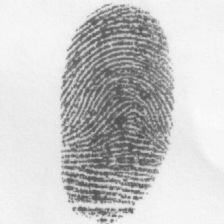
#> input picture data/split/train/FAMILY-10/CHILD/FM010_C4.png, 224 x 224 px; its folder holds only this picture in this run
$ python generate_rectification_dataset.py
#> lines starting #> are read from the running program, lines starting #| are printed output that depends on the picture
import os
import cv2
import numpy as np
import pandas as pd
from scipy.ndimage import gaussian_filter
from scipy.interpolate import griddata


# ============================================================
# CONFIGURATION
# ============================================================

INPUT_DIR = "data/split/train"
OUTPUT_DIR = "data/rectification_train"

MASTER_SEED = 42

IMAGE_SIZE = 224


# ============================================================
# DISTORTION FUNCTIONS
# ============================================================

def distort_elastic(img, rng):
    h, w = img.shape

    alpha = rng.uniform(8, 16)
    sigma = rng.uniform(5, 8)
    grid_step = 32

    gh = h // grid_step + 2
    gw = w // grid_step + 2

    dx_small = rng.uniform(-alpha, alpha, (gh, gw))
    dy_small = rng.uniform(-alpha, alpha, (gh, gw))

    dx = cv2.resize(
        dx_small.astype(np.float32),
        (w, h),
        interpolation=cv2.INTER_CUBIC
    )

    dy = cv2.resize(
        dy_small.astype(np.float32),
        (w, h),
        interpolation=cv2.INTER_CUBIC
    )

    dx = gaussian_filter(dx, sigma=sigma)
    dy = gaussian_filter(dy, sigma=sigma)

    gx, gy = np.meshgrid(
        np.arange(w, dtype=np.float32),
        np.arange(h, dtype=np.float32)
    )

    map_x = gx + dx
    map_y = gy + dy

    distorted = cv2.remap(
        img,
        map_x,
        map_y,
        interpolation=cv2.INTER_LINEAR,
        borderMode=cv2.BORDER_REFLECT_101
    )

    return distorted, dx, dy, {
        "alpha": alpha,
        "sigma": sigma,
        "grid_step": grid_step
    }


def distort_local(img, rng):
    h, w = img.shape

    n_ctrl = 5
    max_disp = rng.uniform(5, 10)
    smooth = rng.uniform(8, 12)

    dx_small = rng.uniform(
        -max_disp,
        max_disp,
        (n_ctrl, n_ctrl)
    )

    dy_small = rng.uniform(
        -max_disp,
        max_disp,
        (n_ctrl, n_ctrl)
    )

    dx = cv2.resize(
        dx_small.astype(np.float32),
        (w, h),
        interpolation=cv2.INTER_LINEAR
    )

    dy = cv2.resize(
        dy_small.astype(np.float32),
        (w, h),
        interpolation=cv2.INTER_LINEAR
    )

    dx = gaussian_filter(dx, sigma=smooth)
    dy = gaussian_filter(dy, sigma=smooth)

    gx, gy = np.meshgrid(
        np.arange(w, dtype=np.float32),
        np.arange(h, dtype=np.float32)
    )

    map_x = gx + dx
    map_y = gy + dy

    distorted = cv2.remap(
        img,
        map_x,
        map_y,
        interpolation=cv2.INTER_LINEAR,
        borderMode=cv2.BORDER_REFLECT_101
    )

    return distorted, dx, dy, {
        "n_ctrl": n_ctrl,
        "max_disp": max_disp,
        "smooth": smooth
    }


def distort_bending(img, rng):
    h, w = img.shape

    max_disp_param = rng.uniform(12, 26)
    strength = rng.uniform(0.40, 1.00)

    direction = rng.integers(0, 2)

    x = np.linspace(0, 1, w, dtype=np.float32)
    y = np.linspace(0, 1, h, dtype=np.float32)

    nx, ny = np.meshgrid(x, y)

    rx = nx - 0.5
    ry = ny - 0.5

    r2 = rx ** 2 + ry ** 2

    if direction == 0:
        dx = (
            max_disp_param * strength * rx * r2
            + max_disp_param * 0.4 * np.sin(np.pi * ny)
        )

        dy = (
            max_disp_param * strength * ry * r2 * 0.4
            + max_disp_param * 0.2
            * np.sin(2 * np.pi * nx)
            * np.sin(np.pi * ny)
        )

    else:
        dx = (
            max_disp_param * strength * rx * r2 * 0.4
            + max_disp_param * 0.2
            * np.sin(2 * np.pi * ny)
            * np.sin(np.pi * nx)
        )

        dy = (
            max_disp_param * strength * ry * r2
            + max_disp_param * 0.4 * np.sin(np.pi * nx)
        )

    gx, gy = np.meshgrid(
        np.arange(w, dtype=np.float32),
        np.arange(h, dtype=np.float32)
    )

    map_x = gx + dx
    map_y = gy + dy

    distorted = cv2.remap(
        img,
        map_x,
        map_y,
        interpolation=cv2.INTER_LINEAR,
        borderMode=cv2.BORDER_REFLECT_101
    )

    return distorted, dx, dy, {
        "max_disp_param": max_disp_param,
        "strength": strength,
        "direction": int(direction)
    }


# ============================================================
# CONVERT SAMPLING FIELD TO DDRNET RECTIFICATION FIELD
# ============================================================

def sampling_to_ddrnet_field(dx, dy):
    """
    Convert the cv2.remap sampling field into the
    DDRNet-compatible dual rectification field.

    Uses the inverse mapping:

        (x, y) -> (x + dx, y + dy)

    and estimates the inverse displacement at each
    output pixel.

    This implementation avoids scipy.griddata(), which is
    extremely slow when repeated thousands of times.
    """

    h, w = dx.shape

    x, y = np.meshgrid(
        np.arange(w, dtype=np.float32),
        np.arange(h, dtype=np.float32)
    )

    # Coordinates where each clean pixel was moved.
    warped_x = x + dx
    warped_y = y + dy

    # DDRNet dual displacement is approximately the inverse
    # displacement evaluated at the warped coordinates.
    #
    # Since the displacement fields are smooth, bilinear
    # interpolation is sufficient and much faster than
    # scipy.griddata().

    map_x = warped_x.astype(np.float32)
    map_y = warped_y.astype(np.float32)

    dx_rect = cv2.remap(
        dx.astype(np.float32),
        map_x,
        map_y,
        interpolation=cv2.INTER_LINEAR,
        borderMode=cv2.BORDER_CONSTANT,
        borderValue=0
    )

    dy_rect = cv2.remap(
        dy.astype(np.float32),
        map_x,
        map_y,
        interpolation=cv2.INTER_LINEAR,
        borderMode=cv2.BORDER_CONSTANT,
        borderValue=0
    )

    dx_rect = np.nan_to_num(
        dx_rect,
        nan=0.0,
        posinf=0.0,
        neginf=0.0
    )

    dy_rect = np.nan_to_num(
        dy_rect,
        nan=0.0,
        posinf=0.0,
        neginf=0.0
    )

    return (
        dx_rect.astype(np.float32),
        dy_rect.astype(np.float32)
    )


# ============================================================
# MAIN DATASET GENERATION
# ============================================================

def main():

    print("=" * 70)
    print("RECTIFICATION DATASET GENERATION")
    print("=" * 70)

    print(f"\nInput : {INPUT_DIR}")
    print(f"Output: {OUTPUT_DIR}")

    os.makedirs(OUTPUT_DIR, exist_ok=True)

    clean_dir = os.path.join(OUTPUT_DIR, "clean")
    distorted_dir = os.path.join(OUTPUT_DIR, "distorted")
    fields_dir = os.path.join(OUTPUT_DIR, "fields")

    os.makedirs(clean_dir, exist_ok=True)
    os.makedirs(distorted_dir, exist_ok=True)
    os.makedirs(fields_dir, exist_ok=True)

    records = []

    image_files = []

    for root, dirs, files in os.walk(INPUT_DIR):
        for file in files:
            if file.lower().endswith(".png"):
                image_files.append(
                    os.path.join(root, file)
                )
#> pass 2 of the loop in main, `for root, dirs, files in os.walk(INPUT_DIR):`:
#> pass 3 of the loop in main, `for root, dirs, files in os.walk(INPUT_DIR):`:
#> the loop made 9 passes; the first 3 are shown

    image_files.sort()

    print(f"\nFound {len(image_files)} clean images.")

    if len(image_files) == 0:
        raise RuntimeError("No PNG images found.")

    total = len(image_files) * 3

    print(f"Generating {total} distorted samples...")
    print("Distortions: Elastic + Local + Bending\n")

    for idx, image_path in enumerate(image_files):

        img = cv2.imread(
            image_path,
            cv2.IMREAD_GRAYSCALE
        )
#> img is the input picture: shape (224, 224); min 77, max 250, mean 201.3

        if img is None:
            print(f"WARNING: Could not read {image_path}")
            continue

        if img.shape != (IMAGE_SIZE, IMAGE_SIZE):
            img = cv2.resize(
                img,
                (IMAGE_SIZE, IMAGE_SIZE),
                interpolation=cv2.INTER_AREA
            )

        relative_path = os.path.relpath(
            image_path,
            INPUT_DIR
        )

        relative_no_ext = os.path.splitext(
            relative_path
        )[0]

        sample_name = relative_no_ext.replace(
            os.sep,
            "__"
        )

        clean_output = os.path.join(
            clean_dir,
            sample_name + ".png"
        )

        cv2.imwrite(clean_output, img)

        distortion_functions = [
            ("elastic", 0),
            ("local", 1),
            ("bending", 2)
        ]

        for distortion_name, type_offset in distortion_functions:

            seed = (
                MASTER_SEED * 100000
                + idx * 10
                + type_offset
            )

            rng = np.random.default_rng(seed)

            if distortion_name == "elastic":
                distorted, dx, dy, params = distort_elastic(
                    img,
                    rng
                )

            elif distortion_name == "local":
                distorted, dx, dy, params = distort_local(
                    img,
                    rng
                )

            else:
                distorted, dx, dy, params = distort_bending(
                    img,
                    rng
                )

            dx_rect, dy_rect = sampling_to_ddrnet_field(
                dx,
                dy
            )

            base_name = (
                sample_name
                + "__"
                + distortion_name
            )

            distorted_output = os.path.join(
                distorted_dir,
                base_name + ".png"
            )

            field_output = os.path.join(
                fields_dir,
                base_name + ".npz"
            )

            cv2.imwrite(
                distorted_output,
                distorted
            )

            np.savez_compressed(
                field_output,
                dx=dx_rect,
                dy=dy_rect
            )

            magnitude = np.sqrt(
                dx_rect ** 2 + dy_rect ** 2
            )

            records.append({
                "sample": base_name,
                "source": relative_path,
                "distortion_type": distortion_name,
                "seed": int(seed),
                "mean_displacement": float(
                    np.mean(magnitude)
                ),
                "max_displacement": float(
                    np.max(magnitude)
                ),
                **params
            })
#> this loop made 3 passes
#> params on passes 1 to 3: {'alpha': 13.52, 'sigma': 6.65, 'grid_step': 32}, {'n_ctrl': 5, 'max_disp': 6.83, 'smooth': 11.98}, {'max_disp_param': 22.8, 'strength': 0.87, 'direction': 0}
#> pass 1, in distort_elastic, `distorted = cv2.remap( img, map_x, map_y, interpolation=cv2.INTER_LINE..`:
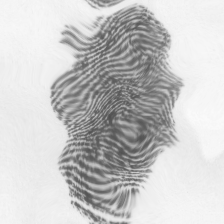
#> distorted: shape (224, 224); min 78, max 250, mean 201.6
#> pass 1, in main, `distorted, dx, dy, params = distort_elastic( img, rng )`:
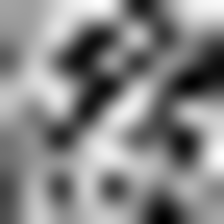
#> dx: shape (224, 224) float32; min -11.1, max 14.49, mean 2.38; drawn with min black and max white
#> pass 1, in main, `distorted, dx, dy, params = distort_elastic( img, rng )`:
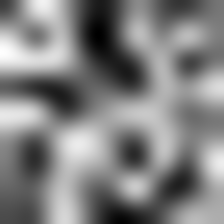
#> dy: shape (224, 224) float32; min -14.71, max 14.38, mean 0.0193; drawn with min black and max white
#> pass 1, in sampling_to_ddrnet_field, `warped_x = x + dx`:
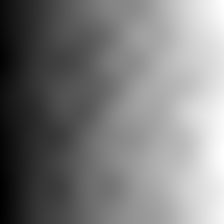
#> warped_x: shape (224, 224) float32; min -4.6, max 237.4, mean 113.9; drawn with min black and max white
#> after the loop:
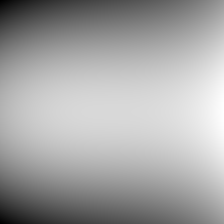
#> dx: shape (224, 224) float32; min -4.96, max 11.6, mean 5.78; drawn with min black and max white
#> after the loop:
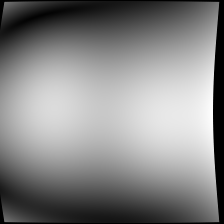
#> magnitude: shape (224, 224) float32; min 0, max 11.59, mean 6.08; drawn with min black and max white
#> after the loop, records = 3 items

        if (idx + 1) % 100 == 0:
            print(
                f"Processed {idx + 1}/{len(image_files)} "
                f"images"
            )
#> pass 2 of the loop in main, `for idx, image_path in enumerate(image_files):`:
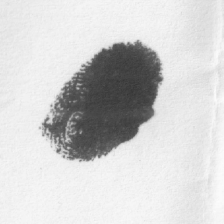
#> input picture data/split/train/FAMILY-100/CHILD/FM100_C5.png, 224 x 224 px
#> in main, img is the input picture: shape (224, 224); min 52, max 252, mean 208.6
#> the loop in main, `for distortion_name, type_offset in distortion_functions: ` made 3 passes
#> params on passes 1 to 3: {'alpha': 13.89, 'sigma': 5.4, 'grid_step': 32}, {'n_ctrl': 5, 'max_disp': 5.61, 'smooth': 9.92}, {'max_disp_param': 18.36, 'strength': 0.879, 'direction': 1}
#> pass 1, in distort_elastic (call 2), `dy = cv2.resize( dy_small.astype(np.float32), (w, h), interpolation=cv..`:
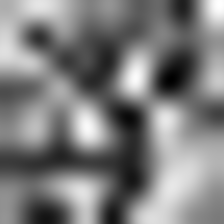
#> dy: shape (224, 224) float32; min -17.2, max 16.57, mean -0.575; drawn with min black and max white
#> after the loop in main, `for distortion_name, type_offset in distortion_functions:`:
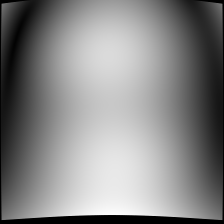
#> magnitude: shape (224, 224) float32; min 0, max 9.36, mean 4.95; drawn with min black and max white
#> after the loop in main, `for distortion_name, type_offset in distortion_functions:`: records = 6 items
#> pass 3 of the loop in main, `for idx, image_path in enumerate(image_files):`:
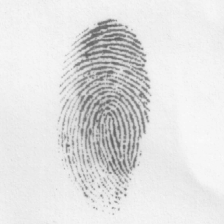
#> input picture data/split/train/FAMILY-11/CHILD/FM011_C4.png, 224 x 224 px
#> in main, img is the input picture: shape (224, 224); min 97, max 250, mean 224.7
#> the loop in main, `for distortion_name, type_offset in distortion_functions: ` made 3 passes
#> params on passes 1 to 3: {'alpha': 11.34, 'sigma': 6.79, 'grid_step': 32}, {'n_ctrl': 5, 'max_disp': 9.3, 'smooth': 10.6}, {'max_disp_param': 21.62, 'strength': 0.508, 'direction': 0}
#> pass 1, in distort_elastic (call 3), `dy = cv2.resize( dy_small.astype(np.float32), (w, h), interpolation=cv..`:
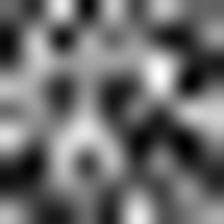
#> dy: shape (224, 224) float32; min -13.14, max 14.12, mean -1.47; drawn with min black and max white
#> after the loop in main, `for distortion_name, type_offset in distortion_functions:`:
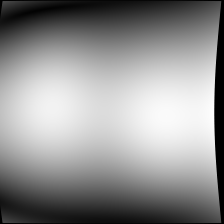
#> magnitude: shape (224, 224) float32; min 0, max 10.01, mean 5.69; drawn with min black and max white
#> after the loop in main, `for distortion_name, type_offset in distortion_functions:`: records = 9 items
#> the loop made 4 passes; the first 3 are shown

    metadata_path = os.path.join(
        OUTPUT_DIR,
        "metadata.csv"
    )

    pd.DataFrame(records).to_csv(
        metadata_path,
        index=False
    )

    print("\n" + "=" * 70)
    print("GENERATION COMPLETE")
    print("=" * 70)

    print(f"\nClean images     : {len(image_files)}")
    print(f"Distorted images : {len(records)}")
    print(f"Expected         : {len(image_files) * 3}")

    print(f"\nOutput directory:")
    print(os.path.abspath(OUTPUT_DIR))

    print(f"\nMetadata:")
    print(os.path.abspath(metadata_path))
#| data/rectification_train/metadata.csv

    print("\nEach distorted sample has:")
    print("  - distorted PNG")
    print("  - dx/dy DDRNet ground-truth field")
    print("  - distortion metadata")


if __name__ == "__main__":
    main()
